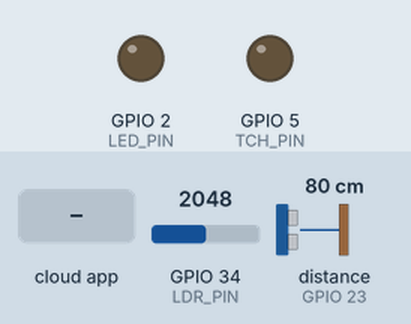
This sketch was run on a simulated ESP32. Parts: output pins drawn as LEDs (lit = HIGH). The inputs (shaded band) are chosen by the test bench; at power-on: GPIO 34 (LDR_PIN) = 2048, distance to the obstacle (sensor on GPIO 23) 80 cm. The echo pulse lasts 58.3 µs per cm; WiFi joins after 1.5 s; servers stay silent unless stated; the ROS host is connected and sends only what is stated.

Above: at 5.2 s.
5.3 s: the phone or cloud app sets led_cmd to 1
At 5.7 s:
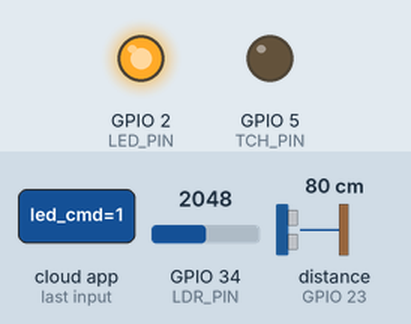
6.8 s: the phone or cloud app sets led_cmd to 0
At 7.2 s:
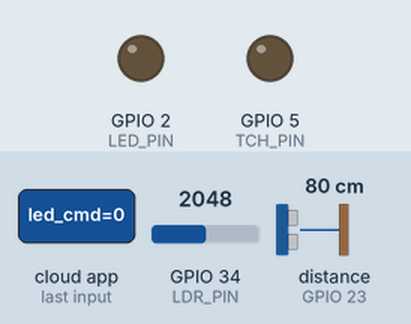
Timing chart, 0 to 9.8 s (numbered marks = the images above; inputs shaded):
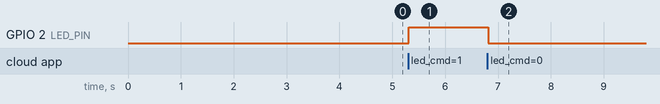

Measured:
- after the input at 5.3 s, GPIO 2 (LED_PIN): LOW → HIGH at once
- after the input at 6.8 s, GPIO 2 (LED_PIN): HIGH → LOW at once

The sketch:

Advanced_Micro_ROS.ino
```cpp
#include <micro_ros_arduino.h>
#include <Arduino.h>
#include <rcl/rcl.h>
#include <rclc/rclc.h>
#include <rclc/executor.h>
#include <std_msgs/msg/int32.h>
#include <std_msgs/msg/bool.h>
#include <NewPing.h>
#include <WiFi.h>

// WiFi credentials
char* ssid = "BLOCK-5";
char* password = "786ABV@5";

// micro-ROS agent IP and port
IPAddress agent_ip(192, 168, 220, 75);  // Change to your agent's IP
const uint32_t agent_port = 8888;
char* ip = "192.168.220.75";
// Node, publisher, subscriber, and executor
rcl_node_t node;
rcl_publisher_t pub_led_status, pub_ldr_value, pub_tch_value, pub_ult_value;
rcl_subscription_t sub_led_cmd;
rclc_executor_t executor;
rcl_allocator_t allocator;
rclc_support_t support;

// LED Pin
#define LED_PIN 2
#define LDR_PIN 34
#define TCH_PIN 5
#define trigger 22
#define echo 23
#define max_distance 200

NewPing sonar(trigger, echo, max_distance);
// Message
std_msgs__msg__Bool led_msg, tch_msg;
std_msgs__msg__Int32 ldr_msg, ult_msg;

// Agent Status
typedef enum { WAITING_AGENT, AGENT_AVAILABLE } agent_status_t;
agent_status_t state = WAITING_AGENT;

// Callback function for LED command
void led_callback(const void *msg_in) {
    const std_msgs__msg__Bool *msg = (const std_msgs__msg__Bool *)msg_in;
    digitalWrite(LED_PIN, msg->data ? HIGH : LOW);
}

// Function to check micro-ROS agent connection
bool check_agent_connection() {
    return rmw_uros_ping_agent(100, 1) == RMW_RET_OK;
}

void setup() {
    pinMode(LED_PIN, OUTPUT);
    pinMode(LDR_PIN, INPUT);
    pinMode(TCH_PIN, OUTPUT);

    // Connect to WiFi
    WiFi.begin(ssid, password);
    while (WiFi.status() != WL_CONNECTED) {
        delay(1000);
    }
    // Initialize micro-ROS UDP transport
    set_microros_wifi_transports(ssid, password,ip, agent_port);
    delay(2000);  // Wait before checking agent

    // Check agent connectivity before initializing ROS
    while (!check_agent_connection()) {
        delay(1000);
    }

    // Allocator
    allocator = rcl_get_default_allocator();

    // Initialize ROS support
    rclc_support_init(&support, 0, NULL, &allocator);

    // Create node
    rclc_node_init_default(&node, "esp32_node", "", &support);

    // Create publishers
    rclc_publisher_init_default(&pub_led_status, &node, ROSIDL_GET_MSG_TYPE_SUPPORT(std_msgs, msg, Bool), "led_status");
    rclc_publisher_init_default(&pub_tch_value, &node, ROSIDL_GET_MSG_TYPE_SUPPORT(std_msgs, msg, Bool), "touch");
    rclc_publisher_init_default(&pub_ult_value, &node, ROSIDL_GET_MSG_TYPE_SUPPORT(std_msgs, msg, Int32), "distance");
    rclc_publisher_init_default(&pub_ldr_value, &node, ROSIDL_GET_MSG_TYPE_SUPPORT(std_msgs, msg, Int32), "ldr_value");

    // Create subscriber
    rclc_subscription_init_default(&sub_led_cmd, &node, ROSIDL_GET_MSG_TYPE_SUPPORT(std_msgs, msg, Bool), "led_cmd");

    // Create executor
    rclc_executor_init(&executor, &support.context, 1, &allocator);
    rclc_executor_add_subscription(&executor, &sub_led_cmd, &led_msg, &led_callback, ON_NEW_DATA);
}

void loop() {
    // Check agent connectivity every 5 seconds
    static unsigned long last_check = 0;
    if (millis() - last_check > 5000) {
        last_check = millis();
        state = check_agent_connection() ? AGENT_AVAILABLE : WAITING_AGENT;
    }

    // Execute ROS loop only if agent is available
    if (state == AGENT_AVAILABLE) {
        rclc_executor_spin_some(&executor, RCL_MS_TO_NS(100));
        ldr_msg.data = analogRead(LDR_PIN);
        tch_msg.data = digitalRead(TCH_PIN);
        ult_msg.data = sonar.ping_cm();

        rcl_publish(&pub_ldr_value, &ldr_msg, NULL);
        rcl_publish(&pub_tch_value, &tch_msg, NULL);
        rcl_publish(&pub_ult_value, &ult_msg, NULL);
    }
}
```
